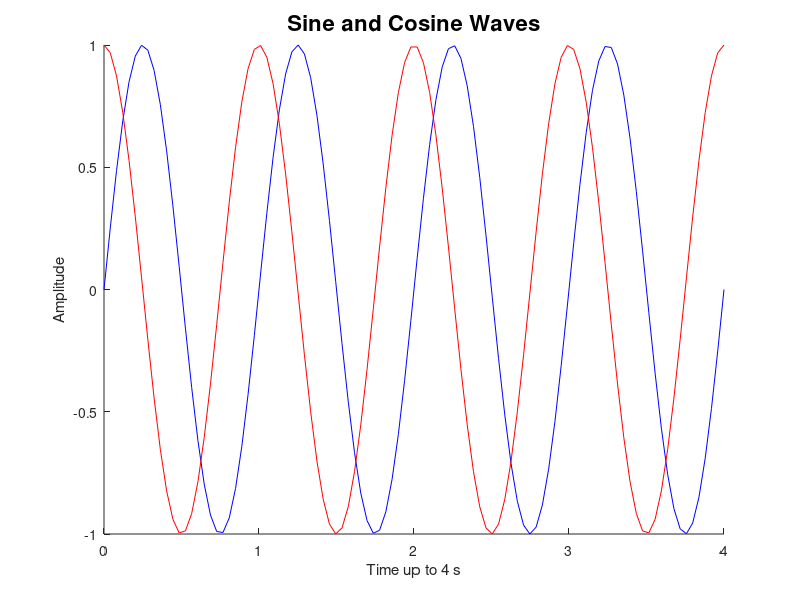
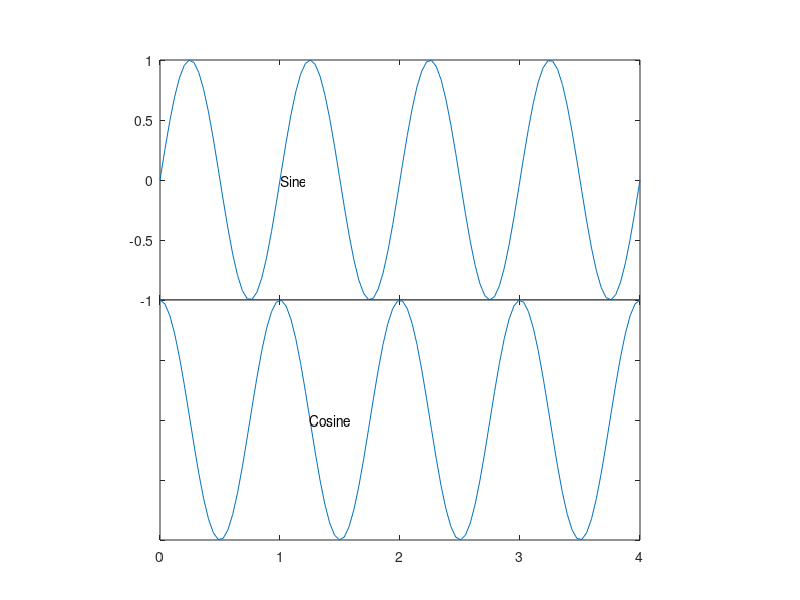

Write the MATLAB code that produced these figures, in order.
% Plot handles are a great way of getting to components of a plot.
%  You can then update specific components of a plot independently.
%  This is really useful if you want to update plots during a loop.

maxt = 4;
t = linspace(0,maxt);
s = sin(2*pi*t);
c = cos(2*pi*t);

figure; hold on;
sh = plot(t,s,'b');
ch = plot(t,c,'r');

% Basic labeling
xlabel('Time (s)');
ylabel('Amplitude');
title('Sine and Cosine Waves');

%% Change the text properties
title('Sine and Cosine Waves','FontSize',16,'FontWeight','Bold');
% We can always combine these with spritnf
units = 's';
xlabel(sprintf('Time up to %d %s',maxt,units));

%% Removing labeling
% If we have stacked plots it is useful to turn off some labeling
% Case 1 will use gca, the current axes handle
% And case 2 will use handles more transparently
h = figure;
% Upper subplot, this shouldn't have the x tick labels
%  (they overlap with the lower axes)
ax1 = subplot('position',[.2,.5,.6,.4]);
plot(t,s);
set(gca,'XTickLabel',{});
% Lower subplot, I'll take off the y tick labels
ax2 = subplot('position',[.2,.1,.6,.4]);
plot(t,c);
set(ax2,'YTickLabel',{});
% We can also set properties of the figure
% Note that if you save the figure, the name is not saved
set(h,'Name','Sine and Cosine');

%% Floating text label
axes(ax1); text(1.00,0,'Sine');
axes(ax2); text(1.25,0,'Cosine');

